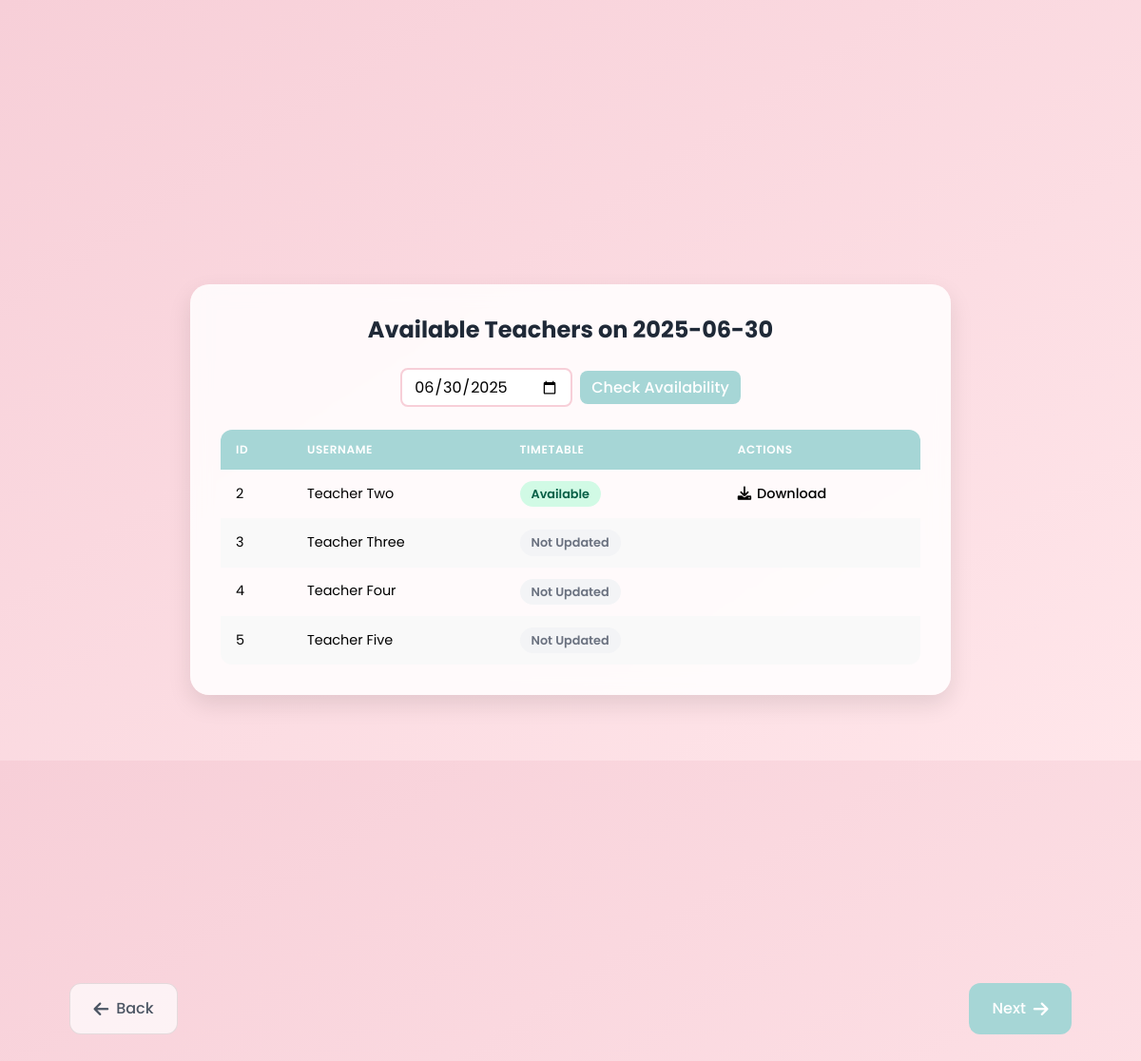
Screenshot of /available_teachers (signed in) with the database file from the repository.
### models.py (models this page shows, shortened)
class Teacher(db.Model):
    user_id = db.Column(db.Integer, primary_key=True, autoincrement=True)
    username = db.Column(db.String(80), nullable=False)
    password = db.Column(db.String(80), unique=True, nullable=False)
    time_table = db.Column(db.LargeBinary)
    time_table_filename = db.Column(db.String(255))

### main.py (the view)
@app.route('/available_teachers', methods=['GET'])
def available_teachers():
    if 'user_id' not in session or session.get('user_type') != 'student':
        return redirect(url_for('login'))
    try:
        student = db.session.get(Student, session['user_id'])
        application = ScholarshipApplication.query.filter_by(
            roll_number=student.email.split('@')[0]
        ).order_by(ScholarshipApplication.created_at.desc()).first()
        if not application:
            print(f"No application found for student {student.roll_number}")  # Debug log
            return redirect(url_for('fill_form'))
        print(f"Application found: {application.id}, State: {application.scholarship_state}")
        selected_date = request.args.get('date', datetime.now().strftime('%Y-%m-%d'))
        unavailable_teacher_ids = [
            t.username for t in TeacherUnavailability.query.filter_by(date=selected_date).all()
        ]
        available_teachers = Teacher.query.filter(
            Teacher.username.notin_(unavailable_teacher_ids) if unavailable_teacher_ids else True
        ).all()
        return render_template('available_teachers.html',
                            teachers=available_teachers,
                            selected_date=selected_date,
                            application_type=application.lateral_entry,
                            application_year=application.year)
    except Exception as e:
        print(f"Error in available_teachers route: {str(e)}")  # Debug log
        return redirect(url_for('student_dashboard'))

### templates/available_teachers.html (shortened to what this page needs)
<!DOCTYPE html>
<html lang="en">
<head>
    <script src="https://cdn.tailwindcss.com"></script>
    <link rel="stylesheet" href="https://cdnjs.cloudflare.com/ajax/libs/font-awesome/6.0.0/css/all.min.css">
</head>
<body>
    <div class="min-h-screen py-12 px-4 flex items-center justify-center">
        <div class="main-container w-full">
            <h1 class="text-2xl font-bold mb-6 text-center text-gray-800">Available Teachers on {{ selected_date }}</h1>
            <div class="mb-6">
                <form method="get" class="flex flex-wrap items-center justify-center gap-2">
                    <input type="date" name="date" value="{{ selected_date }}"
                           class="date-picker">
                    <button type="submit" class="submit-btn">
                        Check Availability
                    </button>
                </form>
            </div>
            {% if teachers %}
            <div class="table-container">
                <table>
                    <thead>
                        <tr>
                            <th class="text-left">ID</th>
                            <th class="text-left">Username</th>
                            <th class="text-left">Timetable</th>
                            <th class="text-left">Actions</th>
                        </tr>
                    </thead>
                    <tbody>
                        {% for teacher in teachers %}
                        <tr>
                            <td>{{ teacher.user_id }}</td>
                            <td>{{ teacher.username }}</td>
                            <td>
                                {% if teacher.time_table %}
                                    <span class="status-badge available">
                                        Available
                                    </span>
                                {% else %}
                                    <span class="status-badge unavailable">
                                        Not Updated
                                    </span>
                                {% endif %}
                            </td>
                            <td>
                                {% if teacher.time_table %}
                                <a href="{{ url_for('get_timetable', teacher_id=teacher.user_id) }}"
                                   class="action-btn">
                                    <i class="fas fa-download"></i> Download
                                </a>
                                {% endif %}
                            </td>
                        </tr>
                        {% endfor %}
                    </tbody>
                </table>
            </div>
            {% else %}
            <div class="bg-white rounded-lg shadow p-6 text-center">
                <p class="text-gray-600">No teachers available on {{ selected_date }}</p>
            </div>
            {% endif %}
        </div>
    </div>
    <div class="fixed bottom-6 left-0 right-0 nav-container py-2 px-3">
        <div class="container mx-auto flex justify-between">
            <button onclick="window.history.back()"
                    class="nav-btn back-btn px-6 py-3 rounded-xl transition-all duration-200 flex items-center">
                <i class="fas fa-arrow-left mr-2 text-lg"></i>
                Back
            </button>
            <button onclick="handleNextClick()"
                    class="nav-btn next-btn px-6 py-3 text-white rounded-xl hover:shadow-lg transition-all duration-200 flex items-center">
                Next
                <i class="fas fa-arrow-right ml-2 text-lg"></i>
            </button>
        </div>
    </div>
</body>
</html>

### templates/available_teachers.html (style rules this page uses)
body { font-family: 'Poppins', sans-serif; background-color: #F7CFD8; background-image: linear-gradient(to bottom right, #F7CFD8, #FFE6EA); min-height: 100vh; }
.main-container { max-width: 800px; background-color: rgba(255, 255, 255, 0.85); backdrop-filter: blur(10px); -webkit-backdrop-filter: blur(10px); border-radius: 20px; box-shadow: 0 10px 25px rgba(0, 0, 0, 0.1); padding: 2rem; margin-bottom: 80px; }
.table-container { max-width: 750px; margin: 0 auto; overflow-x: auto; }
table { width: 100%; border-collapse: separate; border-spacing: 0; border-radius: 12px; overflow: hidden; }
th { background-color: #A6D6D6; color: white; font-weight: 600; text-transform: uppercase; font-size: 0.75rem; letter-spacing: 0.05em; padding: 0.75rem 1rem; }
td { padding: 0.75rem 1rem; font-size: 0.9rem; }
tr:nth-child(even) { background-color: #F9F9F9; }
.status-badge { padding: 0.25rem 0.75rem; border-radius: 9999px; font-size: 0.8rem; font-weight: 600; display: inline-flex; align-items: center; }
.status-badge.available { background-color: #D1FAE5; color: #065F46; }
.status-badge.unavailable { background-color: #F3F4F6; color: #6B7280; }
.action-btn { font-size: 0.9rem; font-weight: 500; display: inline-flex; align-items: center; transition: all 0.2s; }
.action-btn i { margin-right: 0.375rem; }
.date-picker { border: 2px solid #F7CFD8; border-radius: 8px; padding: 0.35rem 0.75rem; outline: none; transition: all 0.2s; }
.submit-btn { background-color: #A6D6D6; color: white; border-radius: 8px; padding: 0.35rem 0.75rem; font-weight: 500; transition: all 0.2s; }
.nav-btn { padding: 0.75rem 1.5rem; font-size: 1rem; font-weight: 500; transition: all 0.2s; }
.nav-container { background-color: transparent; backdrop-filter: none; -webkit-backdrop-filter: none; box-shadow: none; padding: 0.5rem 2rem; }
.nav-container .container { max-width: 90%; }
@media (min-width: 768px) { .nav-container .container { max-width: 95%; } }
@media (min-width: 768px) { .nav-btn.back-btn { margin-left: 2rem; } }
@media (min-width: 768px) { .nav-btn.next-btn { margin-right: 2rem; } }
.nav-btn.next-btn { background: #A6D6D6; color: white; transition: all 0.3s ease; }
.nav-btn.back-btn { background-color: rgba(255, 255, 255, 0.7); color: #4B5563; border: 1px solid rgba(0, 0, 0, 0.1); transition: all 0.3s ease; }
body { padding-bottom: 80px; }
.main-container { margin-bottom: 90px; }
h1 { font-size: 1.75rem; margin-bottom: 1rem; }
.py-12 { padding-top: 1.5rem; padding-bottom: 1.5rem; }

### rows the page displays
Teacher: user_id "2", username "Teacher Two", shows "Available"
Teacher: user_id "3", username "Teacher Three", shows "Not Updated"
Teacher: user_id "4", username "Teacher Four", shows "Not Updated"
Teacher: user_id "5", username "Teacher Five", shows "Not Updated"

### other values shown
{{ selected_date }} "2025-06-30"
